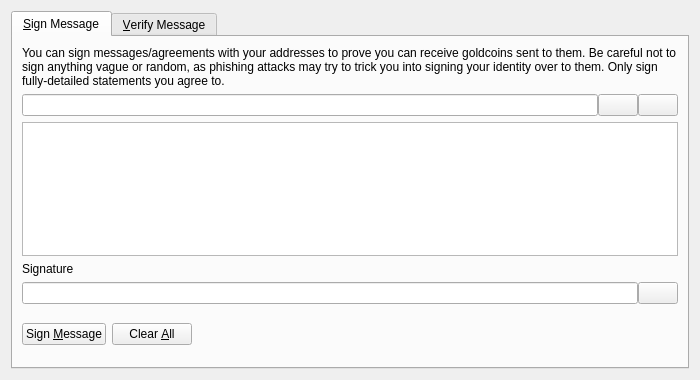
<?xml version="1.0" encoding="UTF-8"?>
<ui version="4.0">
 <class>SignVerifyMessageDialog</class>
 <widget class="QDialog" name="SignVerifyMessageDialog">
  <property name="geometry">
   <rect>
    <x>0</x>
    <y>0</y>
    <width>700</width>
    <height>380</height>
   </rect>
  </property>
  <property name="windowTitle">
   <string>Signatures - Sign / Verify a Message</string>
  </property>
  <property name="modal">
   <bool>true</bool>
  </property>
  <layout class="QVBoxLayout" name="verticalLayout">
   <item>
    <widget class="QTabWidget" name="tabWidget">
     <property name="currentIndex">
      <number>0</number>
     </property>
     <widget class="QWidget" name="tabSignMessage">
      <attribute name="title">
       <string>&amp;Sign Message</string>
      </attribute>
      <layout class="QVBoxLayout" name="verticalLayout_SM">
       <item>
        <widget class="QLabel" name="infoLabel_SM">
         <property name="text">
          <string>You can sign messages/agreements with your addresses to prove you can receive goldcoins sent to them. Be careful not to sign anything vague or random, as phishing attacks may try to trick you into signing your identity over to them. Only sign fully-detailed statements you agree to.</string>
         </property>
         <property name="textFormat">
          <enum>Qt::PlainText</enum>
         </property>
         <property name="wordWrap">
          <bool>true</bool>
         </property>
        </widget>
       </item>
       <item>
        <layout class="QHBoxLayout" name="horizontalLayout_1_SM">
         <property name="spacing">
          <number>0</number>
         </property>
         <item>
          <widget class="QValidatedLineEdit" name="addressIn_SM">
           <property name="toolTip">
            <string>The Goldcoin address to sign the message with</string>
           </property>
          </widget>
         </item>
         <item>
          <widget class="QPushButton" name="addressBookButton_SM">
           <property name="toolTip">
            <string>Choose previously used address</string>
           </property>
           <property name="text">
            <string/>
           </property>
           <property name="icon">
            <iconset resource="../bitcoin.qrc">
             <normaloff>:/icons/address-book</normaloff>:/icons/address-book</iconset>
           </property>
           <property name="shortcut">
            <string>Alt+A</string>
           </property>
           <property name="autoDefault">
            <bool>false</bool>
           </property>
          </widget>
         </item>
         <item>
          <widget class="QPushButton" name="pasteButton_SM">
           <property name="toolTip">
            <string>Paste address from clipboard</string>
           </property>
           <property name="text">
            <string/>
           </property>
           <property name="icon">
            <iconset resource="../bitcoin.qrc">
             <normaloff>:/icons/editpaste</normaloff>:/icons/editpaste</iconset>
           </property>
           <property name="shortcut">
            <string>Alt+P</string>
           </property>
           <property name="autoDefault">
            <bool>false</bool>
           </property>
          </widget>
         </item>
        </layout>
       </item>
       <item>
        <widget class="QPlainTextEdit" name="messageIn_SM">
         <property name="toolTip">
          <string>Enter the message you want to sign here</string>
         </property>
        </widget>
       </item>
       <item>
        <widget class="QLabel" name="signatureLabel_SM">
         <property name="text">
          <string>Signature</string>
         </property>
         <property name="textFormat">
          <enum>Qt::PlainText</enum>
         </property>
        </widget>
       </item>
       <item>
        <layout class="QHBoxLayout" name="horizontalLayout_2_SM">
         <property name="spacing">
          <number>0</number>
         </property>
         <item>
          <widget class="QLineEdit" name="signatureOut_SM">
           <property name="font">
            <font>
             <italic>true</italic>
            </font>
           </property>
           <property name="readOnly">
            <bool>true</bool>
           </property>
          </widget>
         </item>
         <item>
          <widget class="QPushButton" name="copySignatureButton_SM">
           <property name="toolTip">
            <string>Copy the current signature to the system clipboard</string>
           </property>
           <property name="text">
            <string/>
           </property>
           <property name="icon">
            <iconset resource="../bitcoin.qrc">
             <normaloff>:/icons/editcopy</normaloff>:/icons/editcopy</iconset>
           </property>
           <property name="autoDefault">
            <bool>false</bool>
           </property>
          </widget>
         </item>
        </layout>
       </item>
       <item>
        <layout class="QHBoxLayout" name="horizontalLayout_3_SM">
         <item>
          <widget class="QPushButton" name="signMessageButton_SM">
           <property name="toolTip">
            <string>Sign the message to prove you own this Goldcoin address</string>
           </property>
           <property name="text">
            <string>Sign &amp;Message</string>
           </property>
           <property name="icon">
            <iconset resource="../bitcoin.qrc">
             <normaloff>:/icons/edit</normaloff>:/icons/edit</iconset>
           </property>
           <property name="autoDefault">
            <bool>false</bool>
           </property>
          </widget>
         </item>
         <item>
          <widget class="QPushButton" name="clearButton_SM">
           <property name="toolTip">
            <string>Reset all sign message fields</string>
           </property>
           <property name="text">
            <string>Clear &amp;All</string>
           </property>
           <property name="icon">
            <iconset resource="../bitcoin.qrc">
             <normaloff>:/icons/remove</normaloff>:/icons/remove</iconset>
           </property>
           <property name="autoDefault">
            <bool>false</bool>
           </property>
          </widget>
         </item>
         <item>
          <spacer name="horizontalSpacer_1_SM">
           <property name="orientation">
            <enum>Qt::Horizontal</enum>
           </property>
           <property name="sizeHint" stdset="0">
            <size>
             <width>40</width>
             <height>48</height>
            </size>
           </property>
          </spacer>
         </item>
         <item>
          <widget class="QLabel" name="statusLabel_SM">
           <property name="font">
            <font>
             <weight>75</weight>
             <bold>true</bold>
            </font>
           </property>
           <property name="text">
            <string/>
           </property>
           <property name="wordWrap">
            <bool>true</bool>
           </property>
          </widget>
         </item>
         <item>
          <spacer name="horizontalSpacer_2_SM">
           <property name="orientation">
            <enum>Qt::Horizontal</enum>
           </property>
           <property name="sizeHint" stdset="0">
            <size>
             <width>40</width>
             <height>48</height>
            </size>
           </property>
          </spacer>
         </item>
        </layout>
       </item>
      </layout>
     </widget>
     <widget class="QWidget" name="tabVerifyMessage">
      <attribute name="title">
       <string>&amp;Verify Message</string>
      </attribute>
      <layout class="QVBoxLayout" name="verticalLayout_VM">
       <item>
        <widget class="QLabel" name="infoLabel_VM">
         <property name="text">
          <string>Enter the receiver's address, message (ensure you copy line breaks, spaces, tabs, etc. exactly) and signature below to verify the message. Be careful not to read more into the signature than what is in the signed message itself, to avoid being tricked by a man-in-the-middle attack. Note that this only proves the signing party receives with the address, it cannot prove sendership of any transaction!</string>
         </property>
         <property name="textFormat">
          <enum>Qt::PlainText</enum>
         </property>
         <property name="alignment">
          <set>Qt::AlignLeading|Qt::AlignLeft|Qt::AlignTop</set>
         </property>
         <property name="wordWrap">
          <bool>true</bool>
         </property>
        </widget>
       </item>
       <item>
        <layout class="QHBoxLayout" name="horizontalLayout_1_VM">
         <property name="spacing">
          <number>0</number>
         </property>
         <item>
          <widget class="QValidatedLineEdit" name="addressIn_VM">
           <property name="toolTip">
            <string>The Goldcoin address the message was signed with</string>
           </property>
          </widget>
         </item>
         <item>
          <widget class="QPushButton" name="addressBookButton_VM">
           <property name="toolTip">
            <string>Choose previously used address</string>
           </property>
           <property name="text">
            <string/>
           </property>
           <property name="icon">
            <iconset resource="../bitcoin.qrc">
             <normaloff>:/icons/address-book</normaloff>:/icons/address-book</iconset>
           </property>
           <property name="shortcut">
            <string>Alt+A</string>
           </property>
           <property name="autoDefault">
            <bool>false</bool>
           </property>
          </widget>
         </item>
        </layout>
       </item>
       <item>
        <widget class="QPlainTextEdit" name="messageIn_VM"/>
       </item>
       <item>
        <widget class="QValidatedLineEdit" name="signatureIn_VM"/>
       </item>
       <item>
        <layout class="QHBoxLayout" name="horizontalLayout_2_VM">
         <item>
          <widget class="QPushButton" name="verifyMessageButton_VM">
           <property name="toolTip">
            <string>Verify the message to ensure it was signed with the specified Goldcoin address</string>
           </property>
           <property name="text">
            <string>Verify &amp;Message</string>
           </property>
           <property name="icon">
            <iconset resource="../bitcoin.qrc">
             <normaloff>:/icons/transaction_0</normaloff>:/icons/transaction_0</iconset>
           </property>
           <property name="autoDefault">
            <bool>false</bool>
           </property>
          </widget>
         </item>
         <item>
          <widget class="QPushButton" name="clearButton_VM">
           <property name="toolTip">
            <string>Reset all verify message fields</string>
           </property>
           <property name="text">
            <string>Clear &amp;All</string>
           </property>
           <property name="icon">
            <iconset resource="../bitcoin.qrc">
             <normaloff>:/icons/remove</normaloff>:/icons/remove</iconset>
           </property>
           <property name="autoDefault">
            <bool>false</bool>
           </property>
          </widget>
         </item>
         <item>
          <spacer name="horizontalSpacer_1_VM">
           <property name="orientation">
            <enum>Qt::Horizontal</enum>
           </property>
           <property name="sizeHint" stdset="0">
            <size>
             <width>40</width>
             <height>48</height>
            </size>
           </property>
          </spacer>
         </item>
         <item>
          <widget class="QLabel" name="statusLabel_VM">
           <property name="font">
            <font>
             <weight>75</weight>
             <bold>true</bold>
            </font>
           </property>
           <property name="text">
            <string/>
           </property>
           <property name="wordWrap">
            <bool>true</bool>
           </property>
          </widget>
         </item>
         <item>
          <spacer name="horizontalSpacer_2_VM">
           <property name="orientation">
            <enum>Qt::Horizontal</enum>
           </property>
           <property name="sizeHint" stdset="0">
            <size>
             <width>40</width>
             <height>48</height>
            </size>
           </property>
          </spacer>
         </item>
        </layout>
       </item>
      </layout>
     </widget>
    </widget>
   </item>
  </layout>
 </widget>
 <customwidgets>
  <customwidget>
   <class>QValidatedLineEdit</class>
   <extends>QLineEdit</extends>
   <header>qt/qvalidatedlineedit.h</header>
  </customwidget>
 </customwidgets>
 <resources>
  <include location="../bitcoin.qrc"/>
 </resources>
 <connections/>
</ui>
